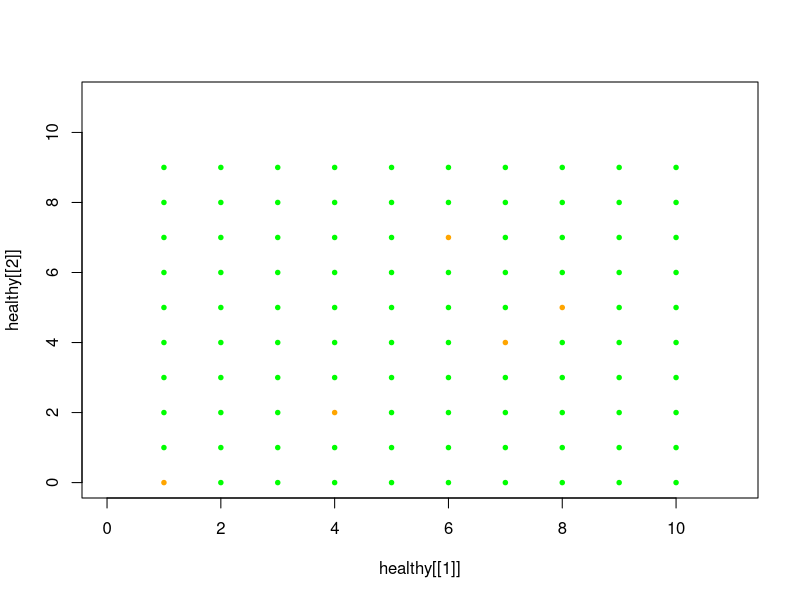
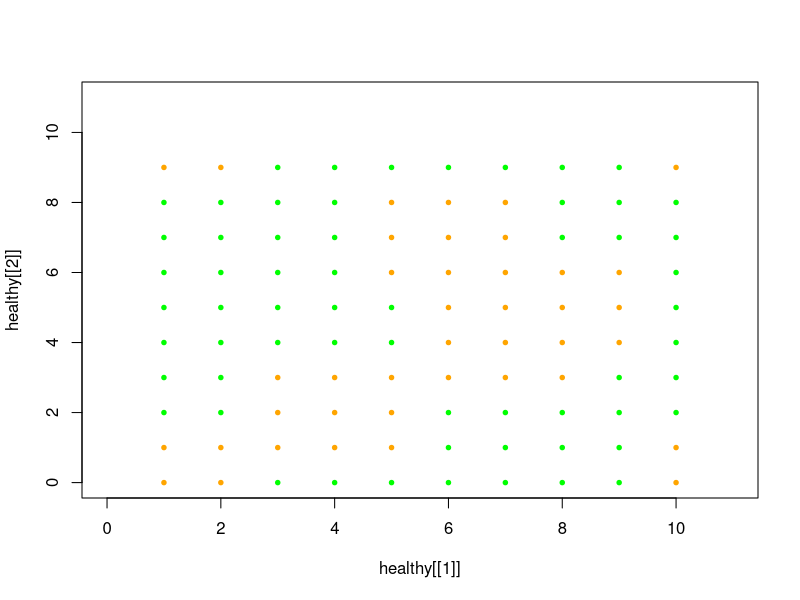
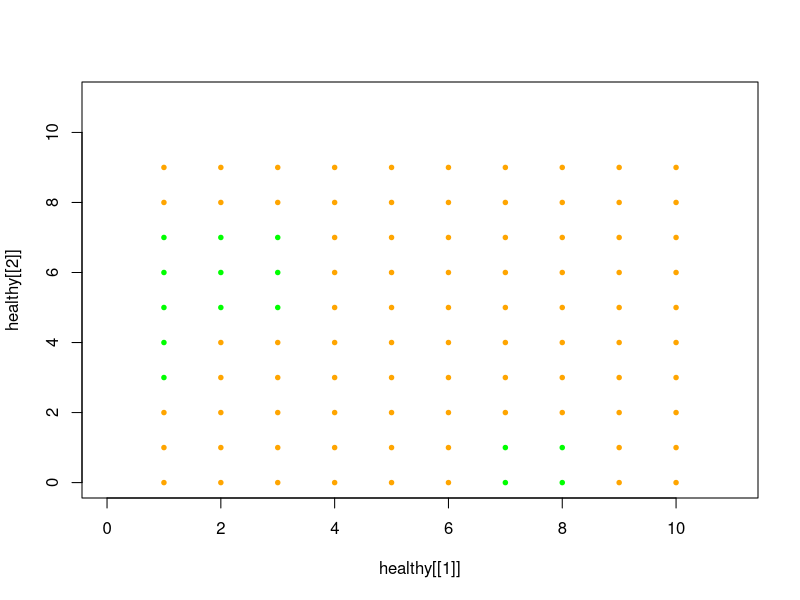
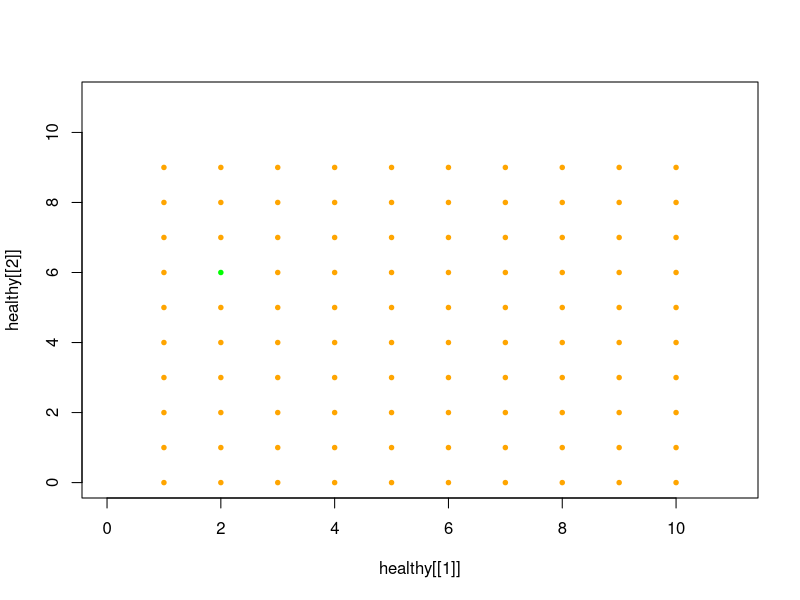
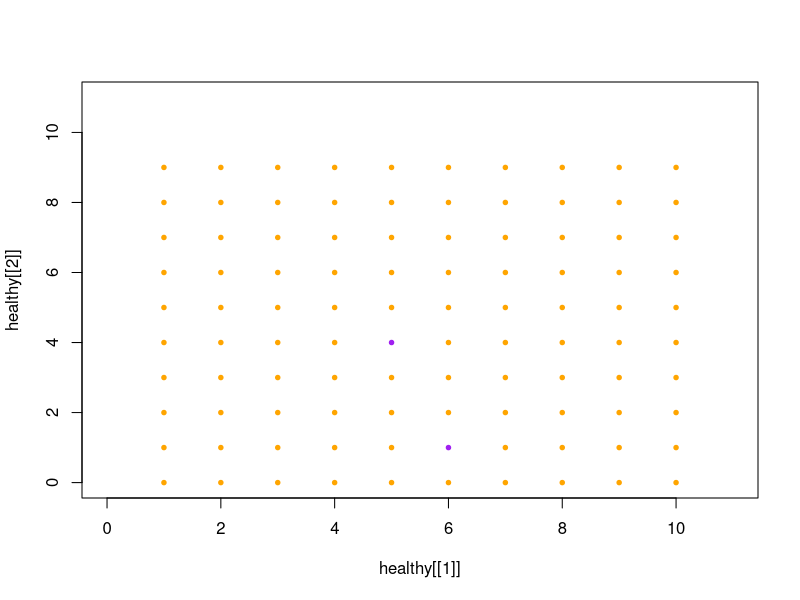
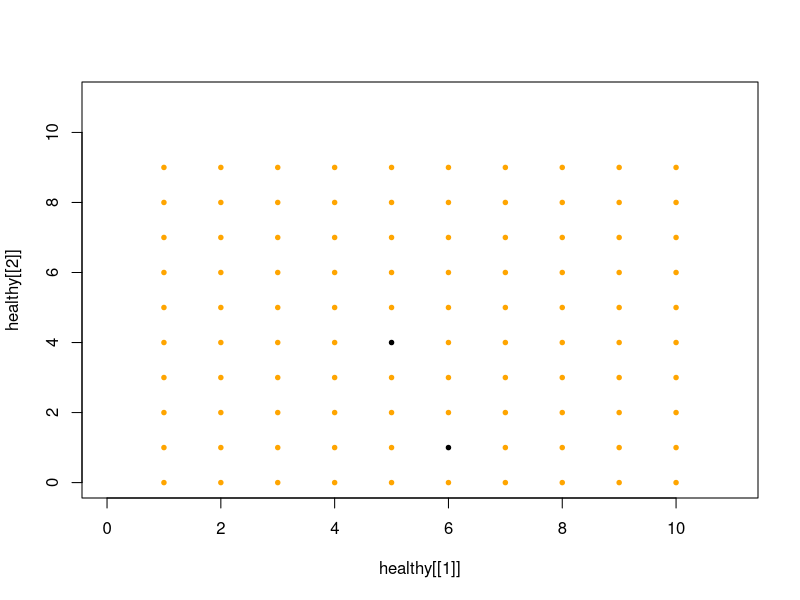
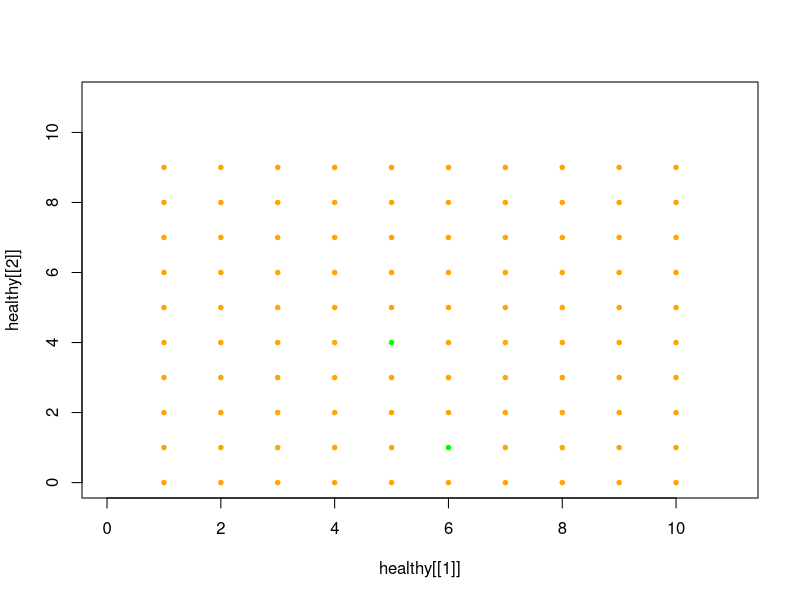
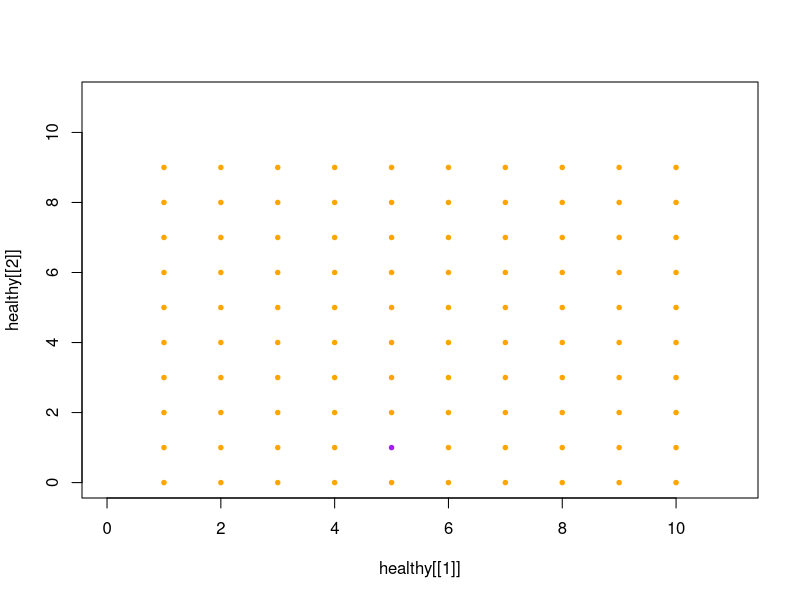

Source code (R) for these figures, in order: (Note: this script raises an error after producing the figures.)
HEALTHY = 0
INFECTEDA1 = 1
INFECTEDA2 = 2
DEAD = 3
numberOfA2 = 5
responseTime  = 4 #4 weeks
responseTimeGrid <- array(numeric(), c(0,0))
respoProbTime = 0
therapyTime = 15

HIV = function(n, probHIV, probInfect, probReplace, rank, t) {
  #rank is number from 0 to 8 for effectiveness of drug treatment
  body= initBody( n, probHIV)
  responseTimeGrid <<- body * responseTime
  #Uncomment for step respond prob. for project 2 part b
  #respoProbTime = makeRespoProbTime(.2, .8, t)
  #Uncomment for linear respond prob. for project 2 part c
  respoProbTime = rev(seq(0,t,1))/t
  grids = array(dim=c(n,n,t+1))

  
  grids[,,1] = body
  responseTimeGrid <<- periodicLat(responseTimeGrid)
  prog = .1
  for (i in 2:(t+1)) {
    if(prog*(t+1) < i){
      cat(prog*100,"%  ")
      prog = prog + .1
    }
    bodyExtended = periodicLat(body)
    if(t > therapyTime){
      mode = 1
    }else{
      mode = 0
    }
    body = applyExtended(bodyExtended, probInfect, probReplace, respoProbTime[i], mode, rank)
    grids[,,i] = body
  }
  
  return(grids)
}

makeRespoProbTime = function(min, max, n){
  
  respoProbTime = seq(0,n,1)
  respoProbTime[1:n/2] = max
  respoProbTime[(n/2):n] = min
  return(respoProbTime)
}

applyExtended = function(latExt, probInfect, probReplace, respoProbTime, mode, rank) {
  
  # APPLYEXTENDED - Function to apply 
  # spread() to every interior
  # site of square array latExt and to return the resulting array
  n = nrow(latExt) - 2
  newmat = matrix(c(rep(0,n*n)), nrow = n)
  for (j in 2:(n + 1)) {
    for (i in 2:(n + 1)) {
      site = latExt[i, j]
      N = latExt[i - 1, j]
      NE = latExt [i-1, j+1]
      NW = latExt[i-1, j-1]
      E = latExt[i, j + 1]
      S = latExt[i + 1, j]
      W = latExt[i, j - 1]
      SW = latExt[i+1, j-1]
      SE = latExt[i+1, j+1]
      newmat[i-1, j-1] = spread(site, N, NE, NW, E, S, W, SW, SE, probInfect, probReplace, i, j, mode, respoProbTime, rank)
    }
  }
  return(newmat)
}

initBody = function( n, probHIV ){
  #INITBODY returns an n-by-n grid of values?\
  # HEALTHY (healthy cell), 
  # INFECTEDA1 (infected cell), or INFECTEDA2 (infected cell), or DEAD (dead cell)
  # Pre:	n is the size (number of rows or columns) of the square grid and is positive.
  # 	probHIV is the probability that a cell is initially infected 
  # Post:	 A grid as described above was returned.

  # 1 where infected
  infected = matrix(runif(n^2) < probHIV,nrow=n,ncol=n)
  # 1 where healthy
  healthy = 1 - infected

  body =  healthy * HEALTHY + infected * INFECTEDA1
  
  return (body)
}

periodicLat = function(lat) {
  # PERIODICLAT returns extended lattice
  extendRows = rbind(lat[nrow(lat),],lat,lat[1,])
  extlat = cbind(extendRows[,ncol(extendRows)],extendRows,extendRows[,1])
  return(extlat)
}

pointsForGrid = function(grid,val) {
  # Helper function for showGraphs
  # Pre: grid is a square grid
  #       val is a possible element value
  # Pre: The function has returnd a list of xcoords and ycoords,
  #      coordinates of cells that have value val.
  #      To match matrix values, the rows are reversed.
  xcoords = vector()
  ycoords = vector()
  for (row in 1:nrow(grid)) {
    for (col in 1:ncol(grid)) {
      if (grid[row,col] == val) {
        xcoords[length(xcoords)+1] = col
        ycoords[length(ycoords)+1] = nrow(grid) - row
      }
    }
  }
  return(list(xcoords,ycoords))
}

showGraphs = function(graphList, n) {
  # SHOWGRAPHS - Function to perform animation of grids in graphList
  #savePath = file.choose()
  #savePath = substr(savePath,1,nchar(savePath)-4)
  m = dim(graphList)[3]
  for (k in 1:m) {
    #uncomment to save image
    #jpeg(paste(savePath,paste(toString(k),".jpg",sep = ""),sep = ""))
    g = graphList[,,k]
    healthy = pointsForGrid(g, HEALTHY)
    infecteda1 = pointsForGrid(g,INFECTEDA1)
    infecteda2 = pointsForGrid(g,INFECTEDA2)
    dead = pointsForGrid(g,DEAD)
    pointSize = .9
    plot(healthy[[1]],healthy[[2]],pch=20,col="green",
         xlim=c(0,n+1),ylim=c(0,n+1), cex = pointSize)
    points(infecteda1[[1]],infecteda1[[2]],col="orange",pch=20,bg="orange", cex = pointSize)
    points(infecteda2[[1]],infecteda2[[2]],col="purple",pch=20,bg="purple", cex = pointSize)
    points(dead[[1]],dead[[2]],col="black",pch=20,bg="black", cex = pointSize)
    Sys.sleep(0.2)
  	#paired with jpeg
    #dev.off()
  }
}
healthyNum = vector(length = 100)
showTimeGraph = function(graphList,n){
  #Function used to extract number of health, A1, A2, and
  #dead cell and plot vs weeks
  m = dim(graphList)[3]
 # m = dim(grids)[3]
  healthyNum = vector(length = n)
  a1Num = vector(length = n)
  a2Num = vector(length = n)
  deadNum = vector(length = n)
  for (k in 1:m) {
   g = graphList[,,k]
   #For debug
   #g = grids[,,k]
   healthy = pointsForGrid(g, HEALTHY)
   infecteda1 = pointsForGrid(g,INFECTEDA1)
   infecteda2 = pointsForGrid(g,INFECTEDA2)
   dead = pointsForGrid(g,DEAD)
   healthyNum[k] = length(healthy[[1]])
   a1Num[k] = length(infecteda1[[1]])
   a2Num[k] = length(infecteda2[[1]])
   deadNum[k] = length(dead[[1]])
  }
  weeks = seq(1,m,1)
  plot(weeks,healthyNum,type="n",xlab="Weeks",ylab="Num",main = "Cell Infection in Time",col=c("red"))
  legend("topright", legend=c("Healthy","A1Infected","A2Infected","Dead"), lty=c("solid","solid","solid","solid","solid"),col=c("green","orange","red","black"))
  lines(weeks,healthyNum,lwd=2,lty="solid",col=c("green"))
  lines(weeks,a1Num,lwd=2,lty="solid",col=c("orange"))
  lines(weeks,a2Num,lwd=2,lty="solid",col=c("red"))
  lines(weeks,deadNum,lwd=2,lty="solid",col=c("black"))
  return(list(weeks,healthyNum,a1Num,a2Num,deadNum))
}

FFT = function(TimeObject, fs, fRange){
  weeks = TimeObject[[1]]
  healthyNum = TimeObject[[2]]
  a1Num = TimeObject[[3]]
  a2Num = TimeObject[[4]]
  deadNum = TimeObject[[5]]
  
  healthyFFT = fft(healthyNum)
  a1FFT = fft(a1Num)
  a2FFT = fft(a2Num)
  deadFFT = fft(deadNum)
  
  plot.frequency.spectrum(healthyFFT, xlimits=c(0,fRange), fs, "Healthy", "green")
  plot.frequency.spectrum(a1FFT, xlimits=c(0,fRange), fs, "A1", "orange")
  plot.frequency.spectrum(a2FFT, xlimits=c(0,fRange), fs, "A2", "red")
  plot.frequency.spectrum(deadFFT, xlimits=c(0,fRange), fs, "Dead", "black")
  
  
}

#Orignal Author Jo?o Neto++++++++++++++++++++++++++++++++++++++++++++++++++++
#Modified by Wilson Guo++++++++++++++++++++++++++++++++++++++++++++++++++++++
plot.frequency.spectrum <- function(X.k, xlimits=c(0,length(X.k)), fs, label, color) {
  
  zeroPad = seq(0,100,1)
  zeroPad[1:101] = 0
  X.k = fft(c(zeroPad,healthyNum,zeroPad))
  freq = seq(0,(length(X.k)/2),1)*fs/length(X.k)#Construct Freqeuency Axis
  data = abs(X.k/length(x.k))#Construct Amplitude Axis
  data[2:length(X.k)] = 2*data[2:length(X.k)]#Scale Amplitude
  data = data[1:(length(data)/2+1)]#Cut negative freq
  plot.data  = cbind(freq, data)#Combine Freqeuency and Amplitude
  plot(plot.data, t="h", lwd=2, main="", 
       xlab="Frequency (Hz)", ylab="Strength", 
       xlim=xlimits, ylim=c(0,max(Mod(plot.data[,2]))),col=c(color))
  legend("topright", legend=c(label), lty=c("solid"),col=c(color))
  
}

# Plot the i-th harmonic
# Xk: the frequencies computed by the FFt
#  i: which harmonic
# ts: the sampling time points
# acq.freq: the acquisition rate
plot.harmonic <- function(Xk, i, ts, acq.freq, color="red") {
  Xk.h <- rep(0,length(Xk))
  Xk.h[i+1] <- Xk[i+1] # i-th harmonic
  harmonic.trajectory <- get.trajectory(Xk.h, ts, acq.freq=acq.freq)
  points(ts, harmonic.trajectory, type="l", col=color)
}

#++++++++++++++++++++++++++++++++++++++++++++++++++++++++++++++++++++++++++

spread = function(site, N, NE, NW, E, S, W, SW, SE, probInfect, probReplace, i, j, mode, respoProb, rank) {
  # SPREAD - Function to return the value of a site
  # at the next time step
  # mode : enable probalistic response - 0 for default, 1 to enable
  # respoProb : between 0 and 1
  if (site == HEALTHY){
    #if site is healthy and has one A1 neighbor, cell becomes infected
    if(N == INFECTEDA1 || NE == INFECTEDA1 || NW == INFECTEDA1 || E == INFECTEDA1 || S == INFECTEDA1 || W == INFECTEDA1 || SW == INFECTEDA1 || SE == INFECTEDA1)
    {
      newSite = INFECTEDA1
      responseTimeGrid[i, j] <<- responseTime
    }
    else if(N+NE+NW+E+W+S+SW+SE > numberOfA2 * 2){
      newSite = INFECTEDA1
      responseTimeGrid[i, j] <<- responseTime
    }
    else if(runif(1) < probInfect){
      newSite = INFECTEDA1
      responseTimeGrid[i, j] <<- responseTime
    }
    else{
      newSite = HEALTHY
      responseTimeGrid[i, j] <<- 0
    }
  }
  else if (site == INFECTEDA1){
    if(mode == 0){
      #check to see if responseTime has passed for this cell
      if(responseTimeGrid[i, j] == 0){
        newSite = INFECTEDA2
      }else{
        responseTimeGrid[i, j] <<- responseTimeGrid[i, j] - 1
        newSite = INFECTEDA1
      }
    }
    else{
      #probalistic promotion from A1 to A2
      if(runif(1) < (1-respoProb)*(rank/8)){
        newSite = INFECTEDA2
      }
      else{
        newSite = INFECTEDA1
      }
    }
  }
  else if (site == INFECTEDA2) {
    newSite = DEAD
    responseTimeGrid[i, j] <<- 0
  }
  else if (site == DEAD) {
    if(runif(1) < probReplace){
      newSite = HEALTHY
      responseTimeGrid[i, j] <<- 0
    }else{
      newSite = DEAD
      responseTimeGrid[i, j] <<- 0
    }
  }
  return(newSite)
}



### TESTING ###

## test grids = HIV(n, probHIV, probInfect, probReplace, rank, t)
time = 500
num = 10
grids = HIV(num, .05, 0.00001, 0.99, 8, time)
showGraphs(grids, num)
timeCell = showTimeGraph(grids, time+1)
FFT(timeCell,1,.5)
